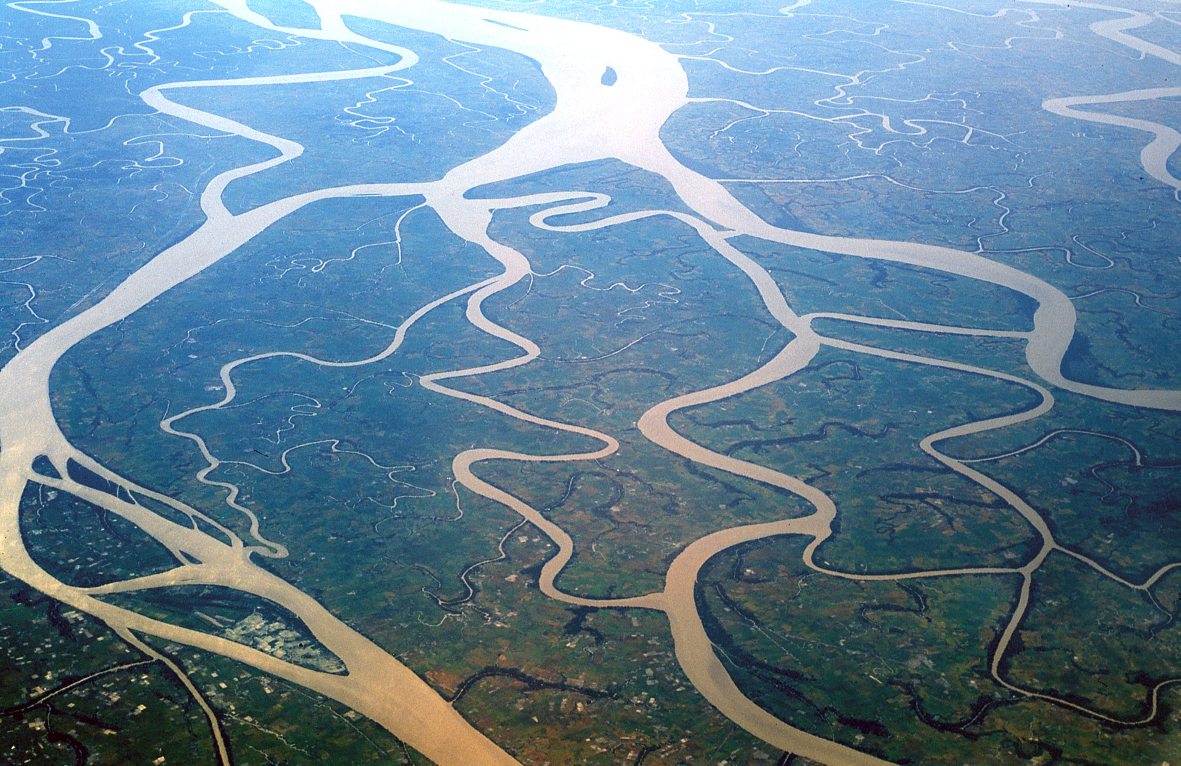
%> input picture data/irrawaday-delta-sevcik.jpg, 2362 x 1531 px (shown at 1/2 size)
$ octave figure_6.m   (GNU Octave 9; MATLAB toolbox functions it lacks are replaced by stand-ins)
%> lines starting %> are read from the running program, lines starting %| are printed output that depends on the picture; in (x1, y1, x2, y2) boxes, pixels count from 0 and x2, y2 are one past the last pixel; in counts of white or black regions, pixels touching at a corner belong together; the program's own positions count from 1
% This script reproduces Figure 6 in
% Shortest Paths with Curvature and Torsion
% Petter Strandmark, Johannes Ul�n, Fredrik Kahl, Leo Grady.
% International Conference on Computer Vision. 2013.
%
% Windows note:
% If you are using precompiled mex files
% you need Visual C++ Redistributable Packages for Visual Studio 2013:
% http://www.microsoft.com/en-us/download/details.aspx?id=40784
close all
clear all

% Regularizations
use_a_star = true;
curvature_regs = [0.25 50 500];
length_regs = [0.25 1 1000];

LAB = @(I) double(applycform(uint8(I), makecform('srgb2lab')));
RGB = @(I) double(applycform(uint8(I),makecform('lab2srgb')));

% Image
I = imread('../data/irrawaday-delta-sevcik.jpg');
%> I is the input picture: size 1531x2362x3 uint8; mean R, G, B 99.5, 128.6, 148.2
I = I(40:end,:,:);
%> I: size 1492x2362x3 uint8
I = imresize(I,0.25);
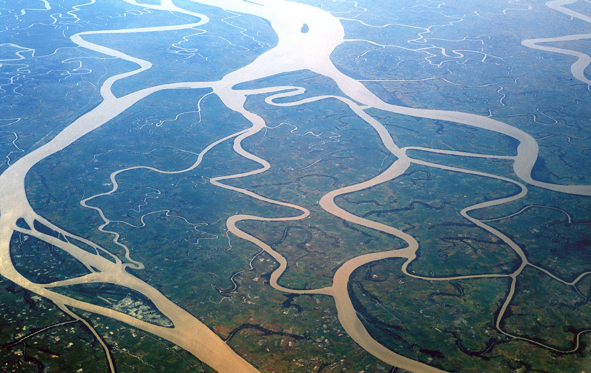
%> I: size 373x591x3 uint8; mean R, G, B 97.4, 126.2, 145.6

% Define start/end set.
[w,h,c] = size(I);
%> w = 373; h = 591; c = 3
start_set = false([size(I,1) size(I,2)]);
end_set = false([size(I,1) size(I,2)]);

start_set(1:3, 1:round(end/2)) = 2;
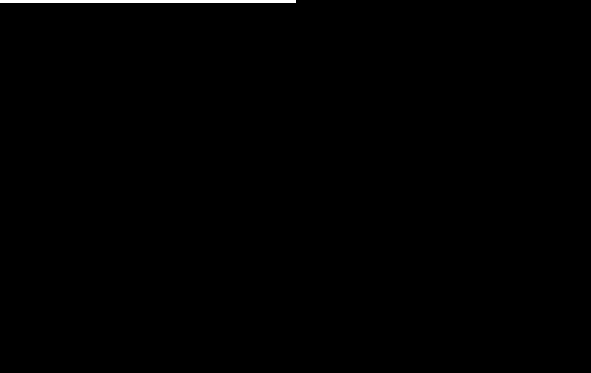
%> start_set: size 373x591 logical; 0.4% white; 1 white region, box (x1, y1, x2, y2) and area: (0, 0, 296, 3) 888
start_set(end,1:round((1/20*h))) = 2;
%> start_set: size 373x591 logical; 0.42% white; 2 white regions, box (x1, y1, x2, y2) and area: (0, 0, 296, 3) 888, (0, 372, 30, 373) 30
end_set(end-3:end, :) = 3;
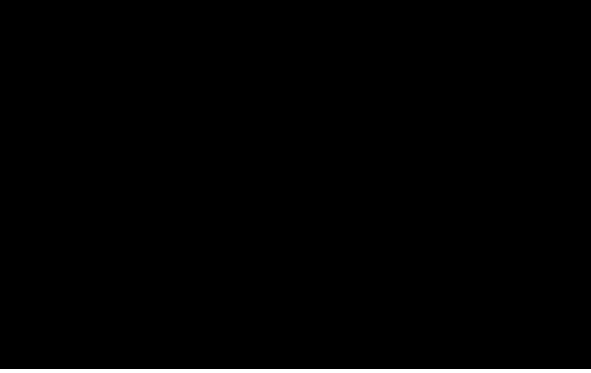
%> end_set: size 373x591 logical; 1.1% white; 1 white region, box (x1, y1, x2, y2) and area: (0, 369, 591, 373) 2364

% Remove overlap
start_set(end_set) = 0;

%% Unary, hand crafted
River_colors = {};
River_colors{end+1} = [169 151 137];
River_colors{end+1} = [200 156 119];
River_colors{end+1} = [255 255 255];
River_colors{end+1} = [191 194 202];
River_colors{end+1} = [233 225 233];
River_colors{end+1} = [131 116 83];
River_colors{end+1} = [182 149 121];
River_colors{end+1} = [205 176 165];
River_colors{end+1} = [156 133 102];

data = inf(size(I,1), size(I,2));
target_intensity = zeros(size(I));
for i = 1 : numel(River_colors);

    target_intensity(:,:,1) = River_colors{i}(1);  % R
    target_intensity(:,:,2) = River_colors{i}(2);  % G
    target_intensity(:,:,3) = River_colors{i}(3);  % B

    data_i = LAB(I) - LAB(target_intensity);
    data_i = sum(data_i.^2, 3);
    data = min(data, data_i);
end
%> this loop made 9 passes
%> pass 1, `data_i = LAB(I) - LAB(target_intensity);`:
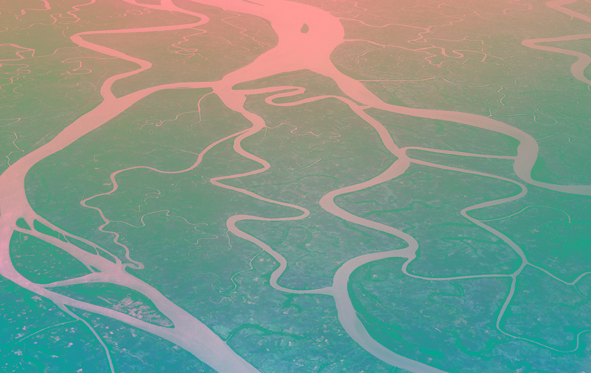
%> data_i: size 373x591x3 double; mean R, G, B -34.1, -10.7, -23.5; drawn with min black and max white
%> pass 1, `data_i = sum(data_i.^2, 3);`:
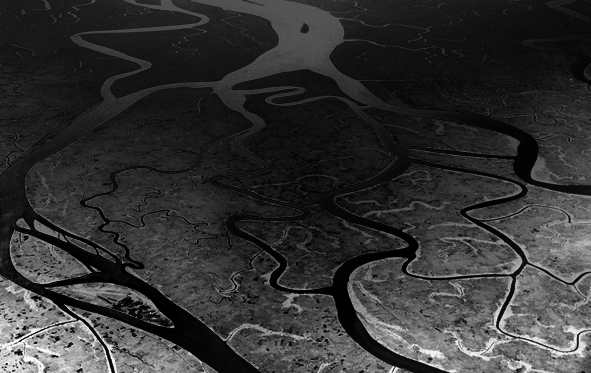
%> data_i: size 373x591 double; min 1, max 25928, mean 5196.5; drawn with min black and max white
%> after the loop:
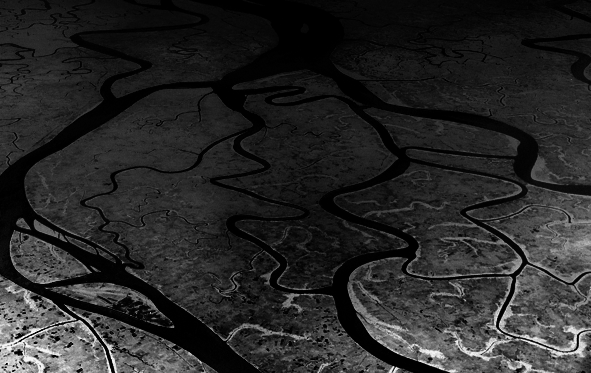
%> data: size 373x591 double; min 0, max 16242, mean 2548; drawn with min black and max white
%> after the loop:
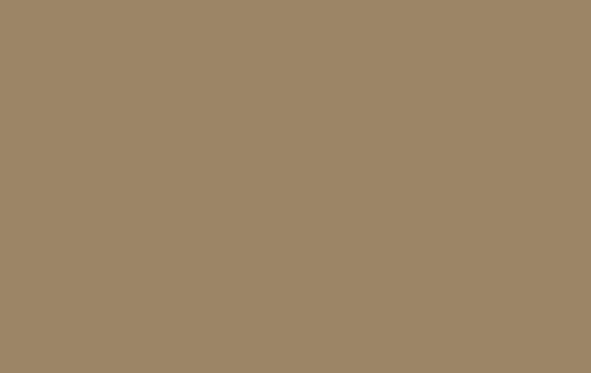
%> target_intensity: size 373x591x3 double; mean R, G, B 156, 133, 102

% Scale down
data = data/1e3;

% Setup the problem instance
data_type = 'linear_interpolation';
%> (the run ends here)
